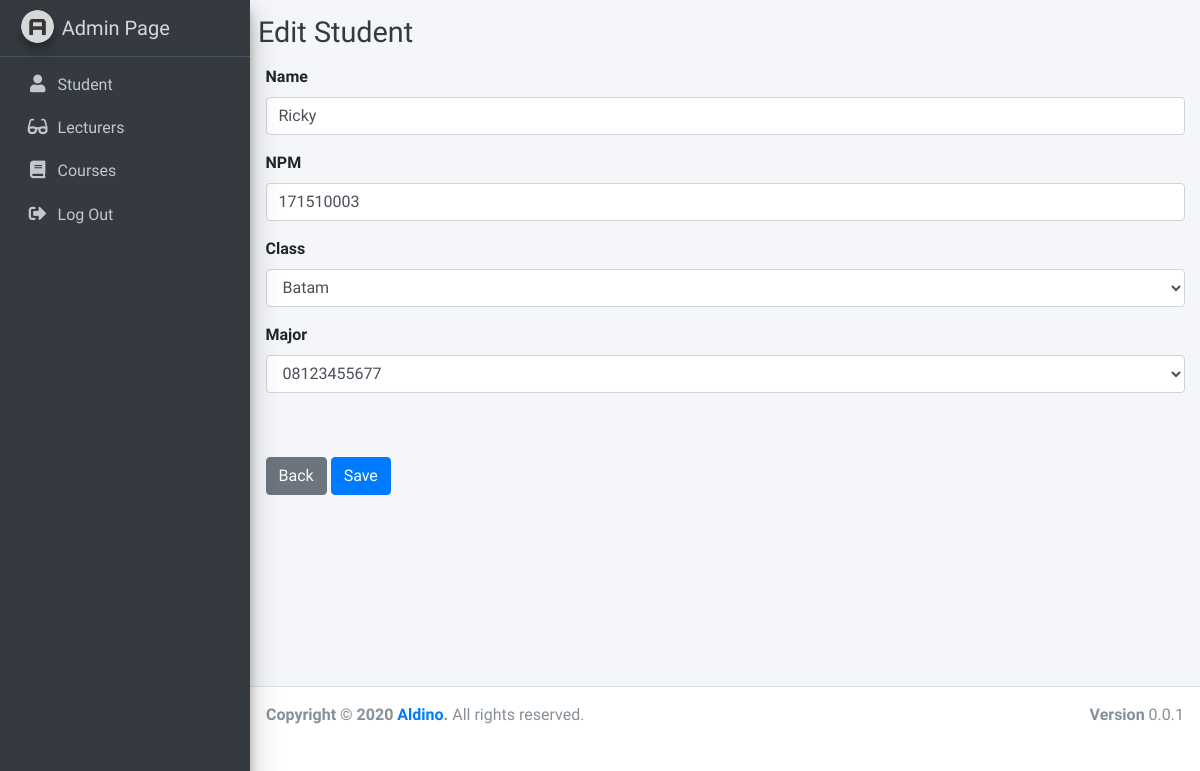
The app's page /index.php?page=update_mhs&id=21 (signed in) with its own data.
### tables this page shows
CREATE TABLE `mahasiswa` (
  `id` int(11) NOT NULL,
  `npm` varchar(9) NOT NULL,
  `nama` varchar(30) NOT NULL,
  `kelas` varchar(10) NOT NULL,
  `prodi` varchar(50) NOT NULL
);

### conf/functions.php (called while the page is built, shortened)
<?php
$conn = mysqli_connect("localhost", "root", "", "dbupb");
function query($query)
{
	global $conn;
	$result = mysqli_query($conn, $query);
	$rows = [];
	while ($row = mysqli_fetch_assoc($result)) {
		$rows[] = $row;
	}
	return $rows;
}

### pages/mhs/update_mhs.php (the view, shortened to what this page needs)
<?php
$id = $_GET["id"];
$mhs = query("SELECT * FROM mahasiswa WHERE id = $id")[0];
?>
<div class="content-wrapper">
	<div class="content-header">
		<div class="container-fluid">
			<div class="row">
				<h1 class="m-0 text-dark">Edit Student</h1>
			</div>
		</div>
	</div>
	<section class="content">
		<div class="container-lg">
			<form action="" method="POST" enctype="multipart/form-data">
				<div class="form-group">
					<label for="name">Name</label>
					<input type="text" name="nama" class="form-control" id="name" placeholder="Enter Name" value="<?= $mhs['nama'] ?>" required />
				</div>
				<div class="form-group">
					<label for="npm">NPM</label>
					<input type="number" name="npm" class="form-control" id="npm" placeholder="Enter NPM" value="<?= $mhs['npm'] ?>" required />
				</div>
				<div class="form-group">
					<label for="class">Class</label>
					<select class="form-control" name="kelas" id="class">
						<option value="<?= $mhs['kelas']; ?>"><?= $mhs['kelas']; ?></option>
					</select>
				</div>
				<div class="form-group">
					<label for="major">Major</label>
					<select class="form-control" name="prodi" id="major">
						<option value="<?= $mhs['prodi']; ?>"><?= $mhs['prodi']; ?></option>
					</select>
				</div>
				<br><br>
				<a href="index.php?page=view_mhs" class="btn btn-secondary">Back</a>
				<button type="submit" name="submit" class="btn btn-primary">Save</button>
			</form>
		</div>
	</section>
</div>

### records on screen
mahasiswa: nama "Ricky", npm "171510003", kelas "Batam", prodi "08123455677"
